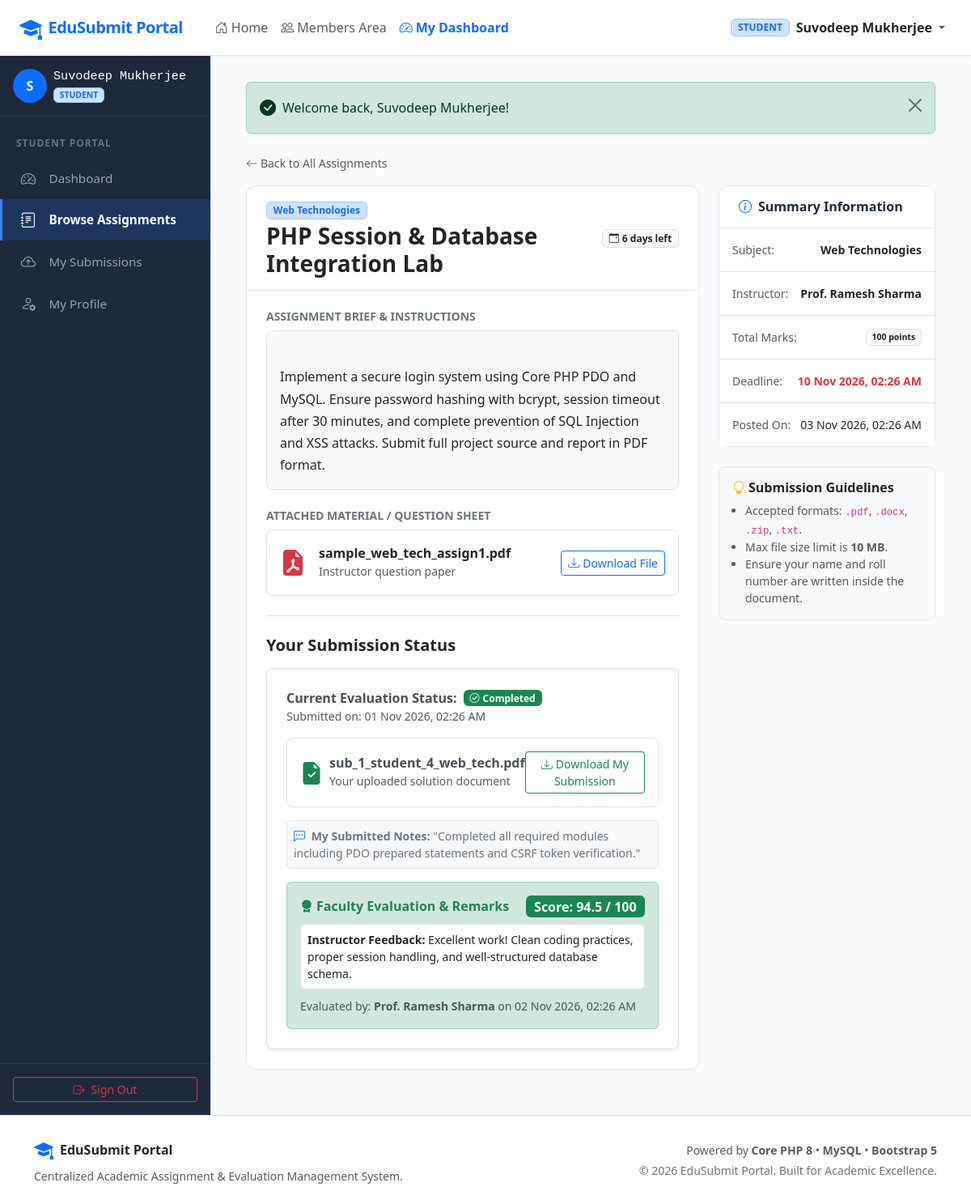
/student/assignment_details.php?id=1 (signed in), run on the app's committed database.
### tables this page shows
CREATE TABLE `assignments` (
  `id` INT UNSIGNED AUTO_INCREMENT PRIMARY KEY,
  `teacher_id` INT UNSIGNED NOT NULL,
  `title` VARCHAR(200) NOT NULL,
  `subject` VARCHAR(100) NOT NULL,
  `description` TEXT NOT NULL,
  `deadline` DATETIME NOT NULL,
  `file` VARCHAR(255) DEFAULT NULL,
  `max_marks` INT UNSIGNED NOT NULL DEFAULT 100,
  `created_at` TIMESTAMP DEFAULT CURRENT_TIMESTAMP,
  `updated_at` TIMESTAMP DEFAULT CURRENT_TIMESTAMP ON UPDATE CURRENT_TIMESTAMP,
  INDEX `idx_assignments_subject` (`subject`),
  INDEX `idx_assignments_deadline` (`deadline`),
  INDEX `idx_assignments_teacher` (`teacher_id`),
  CONSTRAINT `fk_assignments_teacher`
    FOREIGN KEY (`teacher_id`)
    REFERENCES `users` (`id`)
    ON DELETE CASCADE
    ON UPDATE CASCADE
);

CREATE TABLE `submissions` (
  `id` INT UNSIGNED AUTO_INCREMENT PRIMARY KEY,
  `student_id` INT UNSIGNED NOT NULL,
  `assignment_id` INT UNSIGNED NOT NULL,
  `file` VARCHAR(255) NOT NULL,
  `student_notes` TEXT DEFAULT NULL,
  `submit_date` TIMESTAMP DEFAULT CURRENT_TIMESTAMP,
  `marks` DECIMAL(5,2) DEFAULT NULL,
  `feedback` TEXT DEFAULT NULL,
  `status` ENUM('Pending', 'Reviewed', 'Completed') NOT NULL DEFAULT 'Pending',
  `evaluated_at` DATETIME DEFAULT NULL,
  `evaluated_by` INT UNSIGNED DEFAULT NULL,
  `updated_at` TIMESTAMP DEFAULT CURRENT_TIMESTAMP ON UPDATE CURRENT_TIMESTAMP,
  INDEX `idx_submissions_status` (`status`),
  INDEX `idx_submissions_student` (`student_id`),
  INDEX `idx_submissions_assignment` (`assignment_id`),
  UNIQUE KEY `unique_student_assignment` (`student_id`, `assignment_id`),
  CONSTRAINT `fk_submissions_student`
    FOREIGN KEY (`student_id`)
    REFERENCES `users` (`id`)
    ON DELETE CASCADE
    ON UPDATE CASCADE,
  CONSTRAINT `fk_submissions_assignment`
    FOREIGN KEY (`assignment_id`)
    REFERENCES `assignments` (`id`)
    ON DELETE CASCADE
    ON UPDATE CASCADE,
  CONSTRAINT `fk_submissions_evaluator`
    FOREIGN KEY (`evaluated_by`)
    REFERENCES `users` (`id`)
    ON DELETE SET NULL
    ON UPDATE CASCADE
);

CREATE TABLE `users` (
  `id` INT UNSIGNED AUTO_INCREMENT PRIMARY KEY,
  `name` VARCHAR(100) NOT NULL,
  `email` VARCHAR(150) NOT NULL UNIQUE,
  `password` VARCHAR(255) NOT NULL,
  `role` ENUM('admin', 'teacher', 'student') NOT NULL DEFAULT 'student',
  `phone` VARCHAR(20) DEFAULT NULL,
  `bio` TEXT DEFAULT NULL,
  `avatar` VARCHAR(255) DEFAULT NULL,
  `status` ENUM('active', 'inactive') NOT NULL DEFAULT 'active',
  `created_at` TIMESTAMP DEFAULT CURRENT_TIMESTAMP,
  `updated_at` TIMESTAMP DEFAULT CURRENT_TIMESTAMP ON UPDATE CURRENT_TIMESTAMP,
  INDEX `idx_users_role` (`role`),
  INDEX `idx_users_email` (`email`)
);

### student/assignment_details.php (the view, shortened to what the rows shown need)
<?php
require_once __DIR__ . '/../config/config.php';
$studentId = (int)$_SESSION['user_id'];
$assignmentId = (int)($_GET['id'] ?? 0);
$pdo = getDBConnection();
$stmt = $pdo->prepare("
    SELECT a.*, u.name AS teacher_name, u.email AS teacher_email
    FROM assignments a
    JOIN users u ON a.teacher_id = u.id
    WHERE a.id = :id
    LIMIT 1
");
$stmt->execute(['id' => $assignmentId]);
$assignment = $stmt->fetch();
$stmtSub = $pdo->prepare("
    SELECT s.*, u.name AS evaluator_name
    FROM submissions s
    LEFT JOIN users u ON s.evaluated_by = u.id
    WHERE s.assignment_id = :aid AND s.student_id = :sid
    LIMIT 1
");
$stmtSub->execute(['aid' => $assignmentId, 'sid' => $studentId]);
$submission = $stmtSub->fetch();
require_once __DIR__ . '/../includes/header.php';
?>
<div class="dashboard-wrapper">
    <main class="main-content">
        <div class="container-fluid">
            <div class="row g-4">
                <div class="col-lg-8">
                    <div class="custom-card">
                        <div class="custom-card-header">
                            <div>
                                <span class="badge bg-primary-subtle text-primary border border-primary-subtle mb-1">
                                    <?php echo e($assignment['subject']); ?>
                                </span>
                                <h3 class="fw-bold text-dark mb-0"><?php echo e($assignment['title']); ?></h3>
                            </div>
                            <?php echo renderDeadlineBadge($assignment['deadline']); ?>
                        </div>
                        <div class="custom-card-body">
                            <h6 class="fw-bold text-secondary text-uppercase small mb-2">Assignment Brief &amp; Instructions</h6>
                            <div class="p-3 bg-light rounded-3 border text-dark mb-4" style="white-space: pre-line; line-height: 1.7;">
                                <?php echo e($assignment['description']); ?>
                            </div>
                            <h6 class="fw-bold text-secondary text-uppercase small mb-2">Attached Material / Question Sheet</h6>
                            <?php if (!empty($assignment['file'])): ?>
                                <div class="p-3 border rounded-3 bg-white d-flex align-items-center justify-content-between mb-4">
                                    <div class="d-flex align-items-center">
                                        <i class="bi bi-file-earmark-pdf-fill text-danger fs-2 me-3"></i>
                                        <div>
                                            <h6 class="mb-0 fw-semibold text-dark"><?php echo e($assignment['file']); ?></h6>
                                            <small class="text-muted">Instructor question paper</small>
                                        </div>
                                    </div>
                                    <a href="<?php echo BASE_URL; ?>/download.php?type=assignment&id=<?php echo (int)$assignment['id']; ?>" class="btn btn-outline-primary btn-sm">
                                        <i class="bi bi-download me-1"></i>Download File
                                    </a>
                                </div>
                            <?php else: ?>
                                <p class="text-muted small fst-italic mb-4">No external reference file attached to this assignment.</p>
                            <?php endif; ?>
                            <div class="border-top pt-4">
                                <h5 class="fw-bold text-dark mb-3">Your Submission Status</h5>
                                <?php if ($submission): ?>
                                    <div class="alert alert-light border shadow-sm p-4 rounded-3 mb-0">
                                        <div class="d-flex flex-wrap align-items-center justify-content-between mb-3">
                                            <div class="d-flex align-items-center">
                                                <span class="fw-bold me-2">Current Evaluation Status:</span>
                                                <?php echo renderStatusBadge($submission['status']); ?>
                                            </div>
                                            <span class="small text-muted">
                                                Submitted on: <?php echo formatDate($submission['submit_date']); ?>
                                            </span>
                                        </div>
                                        <div class="p-3 bg-white rounded-3 border mb-3">
                                            <div class="d-flex align-items-center justify-content-between">
                                                <div class="d-flex align-items-center">
                                                    <i class="bi bi-file-earmark-check-fill text-success fs-3 me-2"></i>
                                                    <div>
                                                        <h6 class="mb-0 fw-semibold"><?php echo e($submission['file']); ?></h6>
                                                        <small class="text-muted">Your uploaded solution document</small>
                                                    </div>
                                                </div>
                                                <a href="<?php echo BASE_URL; ?>/download.php?type=submission&id=<?php echo (int)$submission['id']; ?>" class="btn btn-sm btn-outline-success">
                                                    <i class="bi bi-download me-1"></i>Download My Submission
                                                </a>
                                            </div>
                                        </div>
                                        <?php if (!empty($submission['student_notes'])): ?>
                                            <div class="p-2 bg-light rounded border small text-secondary mb-3">
                                                <i class="bi bi-chat-left-dots text-primary me-1"></i>
                                                <strong>My Submitted Notes:</strong> "<?php echo e($submission['student_notes']); ?>"
                                            </div>
                                        <?php endif; ?>
                                        <?php if (!empty($submission['feedback']) || $submission['status'] === 'Completed' || $submission['status'] === 'Reviewed'): ?>
                                            <div class="card border-success border-opacity-25 bg-success-subtle bg-opacity-10 mt-3">
                                                <div class="card-body">
                                                    <div class="d-flex justify-content-between align-items-center mb-2">
                                                        <h6 class="fw-bold text-success mb-0"><i class="bi bi-award-fill me-1"></i>Faculty Evaluation &amp; Remarks</h6>
                                                        <?php if ($submission['marks'] !== null): ?>
                                                            <span class="badge bg-success fs-6">
                                                                Score: <?php echo (float)$submission['marks']; ?> / <?php echo (int)$assignment['max_marks']; ?>
                                                            </span>
                                                        <?php endif; ?>
                                                    </div>
                                                    <div class="p-2 bg-white rounded border small text-dark mb-2">
                                                        <strong>Instructor Feedback:</strong>
                                                        <?php echo !empty($submission['feedback']) ? e($submission['feedback']) : 'No written remarks.'; ?>
                                                    </div>
                                                    <small class="text-muted">Evaluated by: <strong><?php echo e($submission['evaluator_name'] ?? 'Instructor'); ?></strong> <?php if (!empty($submission['evaluated_at'])): ?>on <?php echo formatDate($submission['evaluated_at']); ?><?php endif; ?></small>
                                                </div>
                                            </div>
                                        <?php else: ?>
                                            <div class="alert alert-warning mb-0 py-2 small">
                                                <i class="bi bi-hourglass-split me-1"></i>Your submission has been safely received and is awaiting evaluation by your instructor.
                                            </div>
                                        <?php endif; ?>
                                    </div>
                                <?php endif; ?>
                            </div>
                        </div>
                    </div>
                </div>
                <div class="col-lg-4">
                    <div class="custom-card mb-4">
                        <div class="custom-card-body p-0">
                            <ul class="list-group list-group-flush small">
                                <li class="list-group-item d-flex justify-content-between p-3">
                                    <span class="text-muted">Subject:</span>
                                    <span class="fw-semibold"><?php echo e($assignment['subject']); ?></span>
                                </li>
                                <li class="list-group-item d-flex justify-content-between p-3">
                                    <span class="text-muted">Instructor:</span>
                                    <span class="fw-semibold"><?php echo e($assignment['teacher_name']); ?></span>
                                </li>
                                <li class="list-group-item d-flex justify-content-between p-3">
                                    <span class="text-muted">Total Marks:</span>
                                    <span class="badge bg-light text-dark border"><?php echo (int)$assignment['max_marks']; ?> points</span>
                                </li>
                                <li class="list-group-item d-flex justify-content-between p-3">
                                    <span class="text-muted">Deadline:</span>
                                    <span class="fw-semibold text-danger"><?php echo formatDate($assignment['deadline']); ?></span>
                                </li>
                                <li class="list-group-item d-flex justify-content-between p-3">
                                    <span class="text-muted">Posted On:</span>
                                    <span><?php echo formatDate($assignment['created_at']); ?></span>
                                </li>
                            </ul>
                        </div>
                    </div>
                </div>
            </div>
        </div>
    </main>
</div>
<?php require_once __DIR__ . '/../includes/footer.php'; ?>

### config/config.php (shortened to what the rows shown need)
<?php
function e($data): string {
    return htmlspecialchars((string)($data ?? ''), ENT_QUOTES, 'UTF-8');
}
function formatDate(?string $datetime, string $format = 'd M Y, h:i A'): string {
    $dt = new DateTime($datetime);
    return $dt->format($format);
}
function renderStatusBadge(string $status): string {
    return match (strtolower($status)) {
        'completed' => '<span class="badge bg-success text-white px-2 py-1"><i class="bi bi-check-circle me-1"></i>Completed</span>',
        'reviewed'  => '<span class="badge bg-info text-dark px-2 py-1"><i class="bi bi-eye me-1"></i>Reviewed</span>',
        'pending'   => '<span class="badge bg-warning text-dark px-2 py-1"><i class="bi bi-clock-history me-1"></i>Pending</span>',
        default     => '<span class="badge bg-secondary">' . e($status) . '</span>',
    };
}
function renderDeadlineBadge(string $deadline): string {
    $now = new DateTime();
    $dl = new DateTime($deadline);
    $diff = $now->diff($dl);
    return '<span class="badge bg-light text-dark border"><i class="bi bi-calendar-event me-1"></i>' . $diff->days . ' days left</span>';
}

### data on the page
assignments: subject "Web Technologies", title "PHP Session & Database Integration Lab", deadline "6", description "Implement a secure login system using Core PHP PDO and MySQL. Ensure password hashing with bcrypt, session timeout after 30 minutes, and complete prevention of SQL Injection and XSS attacks. Submit full project source and report in PDF format.", file "sample_web_tech_assign1.pdf", max_marks "100", teacher.name "Prof. Ramesh Sharma", deadline "10 Nov 2026, 02:26 AM", created_at "03 Nov 2026, 02:26 AM"
submissions: status "Completed", submit_date "01 Nov 2026, 02:26 AM", file "sub_1_student_4_web_tech.pdf", student_notes "Completed all required modules including PDO prepared statements and CSRF token verification.", marks "94.5", feedback "Excellent work! Clean coding practices, proper session handling, and well-structured database schema.", evaluated_by.name "Prof. Ramesh Sharma", evaluated_at "02 Nov 2026, 02:26 AM"

### other printed values
APP_NAME "EduSubmit Portal"
$user['role'] "STUDENT"
$user['name'] "Suvodeep Mukherjee"
substr($user['name'] ?? 'U', 0, 1) "S"
$role "STUDENT"
